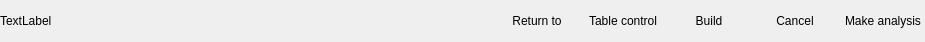
<?xml version="1.0" encoding="UTF-8"?>
<ui version="4.0">
 <class>DataTableCaptionButtonControls</class>
 <widget class="QWidget" name="DataTableCaptionButtonControls">
  <property name="geometry">
   <rect>
    <x>0</x>
    <y>0</y>
    <width>925</width>
    <height>42</height>
   </rect>
  </property>
  <property name="windowTitle">
   <string>Form</string>
  </property>
  <layout class="QHBoxLayout" name="horizontalLayout">
   <property name="spacing">
    <number>6</number>
   </property>
   <property name="leftMargin">
    <number>0</number>
   </property>
   <property name="topMargin">
    <number>0</number>
   </property>
   <property name="rightMargin">
    <number>0</number>
   </property>
   <property name="bottomMargin">
    <number>0</number>
   </property>
   <item>
    <widget class="QLabel" name="CaptionLabel">
     <property name="text">
      <string>TextLabel</string>
     </property>
    </widget>
   </item>
   <item>
    <spacer name="horizontalSpacer">
     <property name="orientation">
      <enum>Qt::Horizontal</enum>
     </property>
     <property name="sizeHint" stdset="0">
      <size>
       <width>40</width>
       <height>20</height>
      </size>
     </property>
    </spacer>
   </item>
   <item>
    <widget class="QPushButton" name="ReturnButton">
     <property name="text">
      <string>Return to</string>
     </property>
     <property name="flat">
      <bool>true</bool>
     </property>
    </widget>
   </item>
   <item>
    <widget class="QPushButton" name="TableControl">
     <property name="text">
      <string>Table control</string>
     </property>
     <property name="flat">
      <bool>true</bool>
     </property>
    </widget>
   </item>
   <item>
    <widget class="QPushButton" name="BuildModel">
     <property name="text">
      <string>Build</string>
     </property>
     <property name="flat">
      <bool>true</bool>
     </property>
     <property name="blue" stdset="0">
      <bool>true</bool>
     </property>
    </widget>
   </item>
   <item>
    <widget class="QPushButton" name="Cancel">
     <property name="text">
      <string>Cancel</string>
     </property>
     <property name="flat">
      <bool>true</bool>
     </property>
    </widget>
   </item>
   <item>
    <widget class="QPushButton" name="SetupAnalysis">
     <property name="text">
      <string>Make analysis</string>
     </property>
     <property name="flat">
      <bool>true</bool>
     </property>
    </widget>
   </item>
  </layout>
 </widget>
 <resources/>
 <connections/>
</ui>
